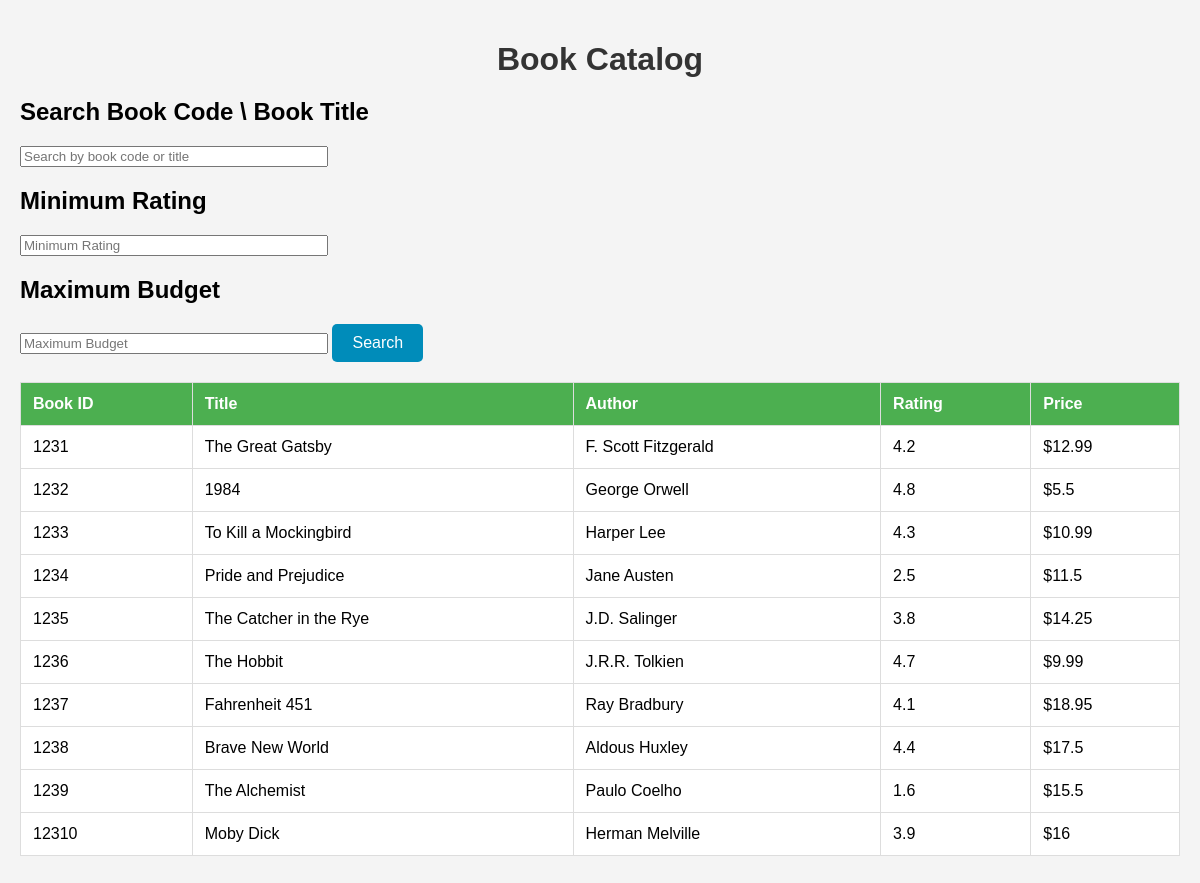
/catalog, run on the app's committed database.
### tables this page shows
CREATE TABLE BOOK_CATALOG(
	book_code integer NOT NULL primary key, -- book code will serve as primary key
	book_title varchar(30), -- title of book
	author varchar(10), -- author of book
	rating DECIMAL(2, 1), -- book rating, in the format %%.%
	price DECIMAL(2, 2) -- price of the book, in the format %%.%%
);

### app.py (the view)
@app.route('/catalog', methods=['GET', 'POST'])
def catalog():
    conn = sqlite3.connect('book_store_database.db')
    if request.method == 'POST':
        search_value = request.form.get('search')  # Get the search value from the form
        rating = request.form.get('min_rating')
        budget = request.form.get('max_budget')
        if search_value:  # Check if the search value is not empty
            books = conn.execute('SELECT * FROM BOOK_CATALOG WHERE book_code = ? OR book_title LIKE ?;', (search_value, f'%{search_value}%')).fetchall()
        elif rating and budget:
            books = conn.execute('SELECT * FROM BOOK_CATALOG WHERE rating >= ? AND price <= ?;', (rating, budget, )).fetchall()
        elif rating:
            books = conn.execute('SELECT * FROM BOOK_CATALOG WHERE rating >= ?;', (rating)).fetchall()
        elif budget:
            books = conn.execute('SELECT * FROM BOOK_CATALOG WHERE price <= ?;', (budget, )).fetchall()
        else:
            books = conn.execute('SELECT * FROM BOOK_CATALOG;').fetchall()
    else:
        books = conn.execute('SELECT * FROM BOOK_CATALOG;').fetchall()
    conn.close()
    return render_template('catalog.html', books=books)

### templates/catalog.html (shortened to what this page needs)
<!DOCTYPE html>
<html lang="en">
<head>
</head>
<body>
    <h1>Book Catalog</h1>
    <h2>Search Book Code \ Book Title</h2>
    <form method="POST">
        <input type="text" name="search" placeholder="Search by book code or title" style="width: 300px;"/>
        <h2>Minimum Rating</h2>
        <input type="number" name="min_rating" placeholder="Minimum Rating" style="width: 300px;" min="0" max="5" step="0.5" />
        <h2>Maximum Budget</h2>
        <input type="number" name="max_budget" placeholder="Maximum Budget" style="width: 300px;" min="0" max="99"/>
        <button type="submit">Search</button>
    </form>
    <table>
        <thead>
            <tr>
                <th>Book ID</th>
                <th>Title</th>
                <th>Author</th>
                <th>Rating</th>
                <th>Price</th>
            </tr>
        </thead>
        <tbody>
            {% for book in books %}
            <tr>
                <td>{{ book[0] }}</td>
                <td>{{ book[1] }}</td>
                <td>{{ book[2] }}</td>
                <td>{{ book[3] }}</td>
                <td>${{ book[4] }}</td>
            </tr>
            {% endfor %}
        </tbody>
    </table>
</body>
</html>

### templates/catalog.html (style rules this page uses)
body { font-family: Arial, sans-serif; background-color: #f4f4f4; margin: 0; padding: 20px; }
h1 { text-align: center; color: #333; margin-bottom: 20px; }
table { width: 100%; border-collapse: collapse; margin: 20px 0; background-color: #fff; }
th, td { padding: 12px; text-align: left; border: 1px solid #ddd; }
th { background-color: #4CAF50; color: white; }
button { background-color: #008CBA; color: white; padding: 10px 20px; border: none; border-radius: 5px; cursor: pointer; font-size: 16px; }

### data on the page
BOOK_CATALOG: book_code "1231", book_title "The Great Gatsby", author "F. Scott Fitzgerald", rating "4.2", price "12.99"
BOOK_CATALOG: book_code "1232", book_title "1984", author "George Orwell", rating "4.8", price "5.5"
BOOK_CATALOG: book_code "1233", book_title "To Kill a Mockingbird", author "Harper Lee", rating "4.3", price "10.99"
BOOK_CATALOG: book_code "1234", book_title "Pride and Prejudice", author "Jane Austen", rating "2.5", price "11.5"
BOOK_CATALOG: book_code "1235", book_title "The Catcher in the Rye", author "J.D. Salinger", rating "3.8", price "14.25"
BOOK_CATALOG: book_code "1236", book_title "The Hobbit", author "J.R.R. Tolkien", rating "4.7", price "9.99"
BOOK_CATALOG: book_code "1237", book_title "Fahrenheit 451", author "Ray Bradbury", rating "4.1", price "18.95"
BOOK_CATALOG: book_code "1238", book_title "Brave New World", author "Aldous Huxley", rating "4.4", price "17.5"
BOOK_CATALOG: book_code "1239", book_title "The Alchemist", author "Paulo Coelho", rating "1.6", price "15.5"
BOOK_CATALOG: book_code "12310", book_title "Moby Dick", author "Herman Melville", rating "3.9", price "16"
